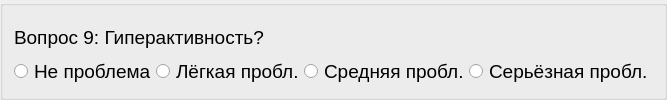
          <widget class="QGroupBox" name="block4_item09">
           <layout class="QVBoxLayout" name="verticalLayout_62">
            <property name="spacing">
             <number>0</number>
            </property>
            <item>
             <widget class="QLabel" name="label_69">
              <property name="font">
               <font>
                <pointsize>14</pointsize>
               </font>
              </property>
              <property name="text">
               <string>Вопрос 9: Гиперактивность?</string>
              </property>
              <property name="alignment">
               <set>Qt::AlignLeading|Qt::AlignLeft|Qt::AlignVCenter</set>
              </property>
              <property name="wordWrap">
               <bool>true</bool>
              </property>
             </widget>
            </item>
            <item>
             <layout class="QHBoxLayout" name="_62">
              <property name="spacing">
               <number>0</number>
              </property>
              <item>
               <widget class="QRadioButton" name="radioButton_190">
                <property name="font">
                 <font>
                  <pointsize>14</pointsize>
                 </font>
                </property>
                <property name="text">
                 <string>Не проблема</string>
                </property>
               </widget>
              </item>
              <item>
               <widget class="QRadioButton" name="radioButton_191">
                <property name="font">
                 <font>
                  <pointsize>14</pointsize>
                 </font>
                </property>
                <property name="text">
                 <string>Лёгкая пробл.</string>
                </property>
               </widget>
              </item>
              <item>
               <widget class="QRadioButton" name="radioButton_192">
                <property name="font">
                 <font>
                  <pointsize>14</pointsize>
                 </font>
                </property>
                <property name="text">
                 <string>Средняя пробл.</string>
                </property>
               </widget>
              </item>
              <item>
               <widget class="QRadioButton" name="radioButton_193">
                <property name="font">
                 <font>
                  <pointsize>14</pointsize>
                 </font>
                </property>
                <property name="text">
                 <string>Серьёзная пробл.</string>
                </property>
               </widget>
              </item>
             </layout>
            </item>
           </layout>
          </widget>
